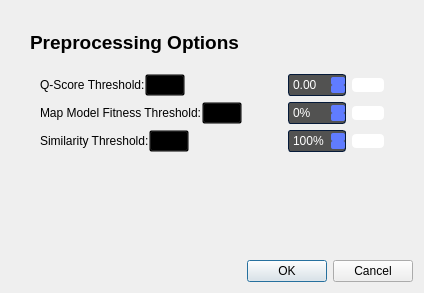
<?xml version="1.0" encoding="UTF-8"?>
<ui version="4.0">
 <class>Dialog</class>
 <widget class="QDialog" name="Dialog">
  <property name="geometry">
   <rect>
    <x>0</x>
    <y>0</y>
    <width>398</width>
    <height>293</height>
   </rect>
  </property>
  <property name="windowTitle">
   <string>Dialog</string>
  </property>
  <layout class="QVBoxLayout" name="verticalLayout">
   <item>
    <widget class="QGroupBox" name="B_refineCSV">
     <property name="styleSheet">
      <string notr="true">QGroupBox#B_refineCSV {
    border-radius: 20px;
	background-color: transparent;
	font-size: 14pt;
    font-weight: bold;
	padding-top: 30px;
	padding-left: 20px;
	padding-right: 20px;
}

QGroupBox::title {
	background-color: transparent;
	padding-top: 20px;
	padding-left: 16px;
	color: black;
}


QGroupBox {
	border: transparent;
}
</string>
     </property>
     <property name="title">
      <string>Preprocessing Options</string>
     </property>
     <layout class="QVBoxLayout" name="verticalLayout_9">
      <item>
       <widget class="QGroupBox" name="B1_dragAndDrop">
        <property name="styleSheet">
         <string notr="true"/>
        </property>
        <property name="title">
         <string/>
        </property>
        <layout class="QHBoxLayout" name="horizontalLayout_38"/>
       </widget>
      </item>
      <item>
       <widget class="QWidget" name="widget_6" native="true">
        <layout class="QHBoxLayout" name="horizontalLayout_18">
         <property name="spacing">
          <number>0</number>
         </property>
         <property name="leftMargin">
          <number>0</number>
         </property>
         <property name="topMargin">
          <number>0</number>
         </property>
         <property name="rightMargin">
          <number>0</number>
         </property>
         <item>
          <widget class="QWidget" name="widget_2" native="true">
           <property name="sizePolicy">
            <sizepolicy hsizetype="Fixed" vsizetype="Preferred">
             <horstretch>0</horstretch>
             <verstretch>0</verstretch>
            </sizepolicy>
           </property>
           <property name="styleSheet">
            <string notr="true">QSpinBox, 
QDoubleSpinBox
{
	background-color: #525251;
	color: #ffffff;
	border: 1px solid #051a39;
	border-radius: 3px;
	padding : 2px;

}


QSpinBox::disabled, 
QDoubleSpinBox::disabled
{
	background-color: #404040;
	color: #656565;
	border-color: #051a39;

}


QSpinBox:hover, 
QDoubleSpinBox::hover,
QDateTimeEdit::hover
{
    background-color: #626262;
    border: 1px solid #607cff;
    color:  #fff;
    padding: 2px

}


QSpinBox::up-button, QSpinBox::down-button,
QDoubleSpinBox::up-button, QDoubleSpinBox::down-button
{
    background-color: #607cff;
	border-radius: 2px;

}


QSpinBox::disabled, 
QDoubleSpinBox::disabled
{
	background-color: #404040;
	color: #656565;
	border-color: #051a39;

}


QSpinBox::up-button:hover, QSpinBox::down-button:hover,
QDoubleSpinBox::up-button:hover, QDoubleSpinBox::down-button:hover
{
    background-color: #8399ff;
    border: 1px solid #8399ff;

}


QSpinBox::up-button:disabled, QSpinBox::down-button:disabled,
QDoubleSpinBox::up-button:disabled, QDoubleSpinBox::down-button:disabled
{
	background-color: #404040;
	color: #656565;
	border-color: #051a39;

}


QSpinBox::up-button:pressed, QSpinBox::down-button:pressed,
QDoubleSpinBox::up-button:pressed, QDoubleSpinBox::down-button::pressed
{
    background-color: #4969ff;
    border: 1px solid #4969ff;

}


QSpinBox::down-arrow,
QDoubleSpinBox::down-arrow
{
    image: url(://arrow-down.png);
    width: 7px;

}


QSpinBox::up-arrow,
QDoubleSpinBox::up-arrow
{
    image: url(://arrow-up.png);
    width: 7px;

}</string>
           </property>
           <layout class="QGridLayout" name="gridLayout_5">
            <property name="leftMargin">
             <number>0</number>
            </property>
            <property name="topMargin">
             <number>0</number>
            </property>
            <property name="rightMargin">
             <number>0</number>
            </property>
            <property name="bottomMargin">
             <number>0</number>
            </property>
            <item row="0" column="2">
             <widget class="QPushButton" name="clearQScore_btn_2">
              <property name="cursor">
               <cursorShape>PointingHandCursor</cursorShape>
              </property>
              <property name="styleSheet">
               <string notr="true">background-color: white;
border-radius: 4;</string>
              </property>
              <property name="text">
               <string/>
              </property>
              <property name="icon">
               <iconset>
                <normaloff>:/icons/refresh-cw-alt-3-svgrepo-com.svg</normaloff>:/icons/refresh-cw-alt-3-svgrepo-com.svg</iconset>
              </property>
             </widget>
            </item>
            <item row="0" column="1">
             <widget class="QDoubleSpinBox" name="qScoreDoubleSpinBox_2">
              <property name="accelerated">
               <bool>true</bool>
              </property>
              <property name="maximum">
               <double>1.000000000000000</double>
              </property>
              <property name="singleStep">
               <double>0.010000000000000</double>
              </property>
             </widget>
            </item>
            <item row="2" column="2">
             <widget class="QPushButton" name="clearSim_btn_2">
              <property name="cursor">
               <cursorShape>PointingHandCursor</cursorShape>
              </property>
              <property name="styleSheet">
               <string notr="true">background-color: white;
border-radius: 4;</string>
              </property>
              <property name="text">
               <string/>
              </property>
              <property name="icon">
               <iconset>
                <normaloff>:/icons/refresh-cw-alt-3-svgrepo-com.svg</normaloff>:/icons/refresh-cw-alt-3-svgrepo-com.svg</iconset>
              </property>
             </widget>
            </item>
            <item row="1" column="0">
             <widget class="QWidget" name="widget_14" native="true">
              <layout class="QHBoxLayout" name="horizontalLayout_26">
               <property name="spacing">
                <number>0</number>
               </property>
               <property name="leftMargin">
                <number>0</number>
               </property>
               <property name="topMargin">
                <number>0</number>
               </property>
               <property name="rightMargin">
                <number>0</number>
               </property>
               <property name="bottomMargin">
                <number>0</number>
               </property>
               <item>
                <widget class="QLabel" name="mapModelFitnessLabel_2">
                 <property name="text">
                  <string>Map Model Fitness Threshold:</string>
                 </property>
                </widget>
               </item>
               <item>
                <widget class="QPushButton" name="mmfInfo_btn_2">
                 <property name="styleSheet">
                  <string notr="true">background-color: transparent;</string>
                 </property>
                 <property name="text">
                  <string/>
                 </property>
                 <property name="icon">
                  <iconset>
                   <normaloff>:/icons/info-circle-svgrepo-com.svg</normaloff>:/icons/info-circle-svgrepo-com.svg</iconset>
                 </property>
                </widget>
               </item>
               <item>
                <spacer name="horizontalSpacer_17">
                 <property name="orientation">
                  <enum>Qt::Horizontal</enum>
                 </property>
                 <property name="sizeHint" stdset="0">
                  <size>
                   <width>40</width>
                   <height>20</height>
                  </size>
                 </property>
                </spacer>
               </item>
              </layout>
             </widget>
            </item>
            <item row="2" column="1">
             <widget class="QSpinBox" name="similaritySpinBox_2">
              <property name="accelerated">
               <bool>true</bool>
              </property>
              <property name="suffix">
               <string>%</string>
              </property>
              <property name="maximum">
               <number>100</number>
              </property>
              <property name="value">
               <number>100</number>
              </property>
             </widget>
            </item>
            <item row="2" column="0">
             <widget class="QWidget" name="widget_15" native="true">
              <layout class="QHBoxLayout" name="horizontalLayout_27">
               <property name="spacing">
                <number>0</number>
               </property>
               <property name="leftMargin">
                <number>0</number>
               </property>
               <property name="topMargin">
                <number>0</number>
               </property>
               <property name="rightMargin">
                <number>0</number>
               </property>
               <property name="bottomMargin">
                <number>0</number>
               </property>
               <item>
                <widget class="QLabel" name="similarityLabel_2">
                 <property name="text">
                  <string>Similarity Threshold:</string>
                 </property>
                </widget>
               </item>
               <item>
                <widget class="QPushButton" name="simInfo_btn_2">
                 <property name="styleSheet">
                  <string notr="true">background-color: transparent;</string>
                 </property>
                 <property name="text">
                  <string/>
                 </property>
                 <property name="icon">
                  <iconset>
                   <normaloff>:/icons/info-circle-svgrepo-com.svg</normaloff>:/icons/info-circle-svgrepo-com.svg</iconset>
                 </property>
                </widget>
               </item>
               <item>
                <spacer name="horizontalSpacer_18">
                 <property name="orientation">
                  <enum>Qt::Horizontal</enum>
                 </property>
                 <property name="sizeHint" stdset="0">
                  <size>
                   <width>40</width>
                   <height>20</height>
                  </size>
                 </property>
                </spacer>
               </item>
              </layout>
             </widget>
            </item>
            <item row="0" column="0">
             <widget class="QWidget" name="widget_13" native="true">
              <layout class="QHBoxLayout" name="horizontalLayout_25">
               <property name="spacing">
                <number>0</number>
               </property>
               <property name="leftMargin">
                <number>0</number>
               </property>
               <property name="topMargin">
                <number>0</number>
               </property>
               <property name="rightMargin">
                <number>0</number>
               </property>
               <property name="bottomMargin">
                <number>0</number>
               </property>
               <item>
                <widget class="QLabel" name="qScoreLabel_2">
                 <property name="text">
                  <string>Q-Score Threshold:</string>
                 </property>
                </widget>
               </item>
               <item>
                <widget class="QPushButton" name="qScoreInfo_btn_2">
                 <property name="styleSheet">
                  <string notr="true">background-color: transparent;</string>
                 </property>
                 <property name="text">
                  <string/>
                 </property>
                 <property name="icon">
                  <iconset>
                   <normaloff>:/icons/info-circle-svgrepo-com.svg</normaloff>:/icons/info-circle-svgrepo-com.svg</iconset>
                 </property>
                </widget>
               </item>
               <item>
                <spacer name="horizontalSpacer_16">
                 <property name="orientation">
                  <enum>Qt::Horizontal</enum>
                 </property>
                 <property name="sizeHint" stdset="0">
                  <size>
                   <width>40</width>
                   <height>20</height>
                  </size>
                 </property>
                </spacer>
               </item>
              </layout>
             </widget>
            </item>
            <item row="1" column="2">
             <widget class="QPushButton" name="clearMMF_btn_2">
              <property name="cursor">
               <cursorShape>PointingHandCursor</cursorShape>
              </property>
              <property name="styleSheet">
               <string notr="true">background-color: white;
border-radius: 4;</string>
              </property>
              <property name="text">
               <string/>
              </property>
              <property name="icon">
               <iconset>
                <normaloff>:/icons/refresh-cw-alt-3-svgrepo-com.svg</normaloff>:/icons/refresh-cw-alt-3-svgrepo-com.svg</iconset>
              </property>
             </widget>
            </item>
            <item row="1" column="1">
             <widget class="QSpinBox" name="mapModelFitnessSpinBox_2">
              <property name="accelerated">
               <bool>true</bool>
              </property>
              <property name="suffix">
               <string>%</string>
              </property>
              <property name="maximum">
               <number>100</number>
              </property>
             </widget>
            </item>
           </layout>
          </widget>
         </item>
         <item>
          <spacer name="horizontalSpacer_19">
           <property name="orientation">
            <enum>Qt::Horizontal</enum>
           </property>
           <property name="sizeHint" stdset="0">
            <size>
             <width>40</width>
             <height>20</height>
            </size>
           </property>
          </spacer>
         </item>
        </layout>
       </widget>
      </item>
      <item>
       <spacer name="verticalSpacer">
        <property name="orientation">
         <enum>Qt::Vertical</enum>
        </property>
        <property name="sizeHint" stdset="0">
         <size>
          <width>20</width>
          <height>40</height>
         </size>
        </property>
       </spacer>
      </item>
     </layout>
    </widget>
   </item>
   <item>
    <widget class="QDialogButtonBox" name="buttonBox">
     <property name="orientation">
      <enum>Qt::Horizontal</enum>
     </property>
     <property name="standardButtons">
      <set>QDialogButtonBox::Cancel|QDialogButtonBox::Ok</set>
     </property>
    </widget>
   </item>
  </layout>
 </widget>
 <resources/>
 <connections>
  <connection>
   <sender>buttonBox</sender>
   <signal>accepted()</signal>
   <receiver>Dialog</receiver>
   <slot>accept()</slot>
   <hints>
    <hint type="sourcelabel">
     <x>248</x>
     <y>254</y>
    </hint>
    <hint type="destinationlabel">
     <x>157</x>
     <y>274</y>
    </hint>
   </hints>
  </connection>
  <connection>
   <sender>buttonBox</sender>
   <signal>rejected()</signal>
   <receiver>Dialog</receiver>
   <slot>reject()</slot>
   <hints>
    <hint type="sourcelabel">
     <x>316</x>
     <y>260</y>
    </hint>
    <hint type="destinationlabel">
     <x>286</x>
     <y>274</y>
    </hint>
   </hints>
  </connection>
 </connections>
</ui>
